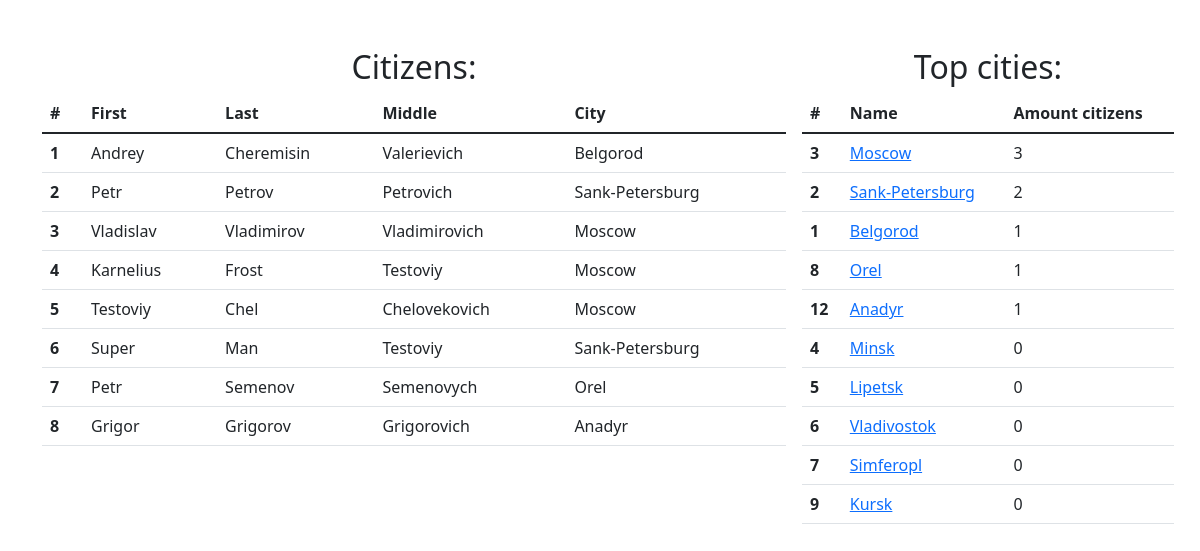
The page / on the database its author committed.
### city/models.py (models this page shows, shortened)
class Citizen(models.Model):
    firstname = models.CharField(max_length=200)
    lastname = models.CharField(max_length=200)
    middlename = models.CharField(max_length=200)
    city = models.ForeignKey('city.City', on_delete=models.CASCADE, related_name='citizens')

class City(models.Model):
    name = models.CharField(max_length=200)
    def __str__(self):
        return self.name

### city/views.py (the view)
# urls.py: path('', views.main, name='main'),
def main(request):
    citizens = Citizen.objects.all()
    top_cities = City.objects.annotate(citizen_count=Count('citizens')).order_by('-citizen_count')[:10]
    return render(request, 'main.html', {'citizens': citizens, "top_cities": top_cities})

### city/templates/main.html
{% extends 'base.html' %}
{% block content %}
<div class="d-flex d-ai-center">
    <div class="bd-content col-sm-8">
        <h2 class='text-center'>Citizens:</h2>
        <table class="table">
            <thead>
            <tr>
                <th scope="col">#</th>
                <th scope="col">First</th>
                <th scope="col">Last</th>
                <th scope="col">Middle</th>
                <th scope="col">City</th>
            </tr>
            </thead>
            <tbody>
            {% for citizen in citizens %}
            <tr>
                <th scope="row">{{citizen.id}}</th>
                <td>{{citizen.firstname}}</td>
                <td>{{citizen.lastname}}</td>
                <td>{{citizen.middlename}}</td>
                <td>{{citizen.city}}</td>
            </tr>
            {% endfor %}
            </tbody>
        </table>
    </div>
    <div class="bd-content col-sm-4 mx-3">
        <h2 class='text-center'>Top cities:</h2>
        <table class="table">
            <thead>
            <tr>
                <th scope="col">#</th>
                <th scope="col">Name</th>
                <th scope="col">Amount citizens</th>
            </tr>
            </thead>
            <tbody>
            {% for city in top_cities %}
            <tr>
                <th scope="row">{{city.id}}</th>
                <td><a href="{% url 'city_detail' pk=city.pk %}">{{city.name}}</a></td>
                <td>{{city.citizens.count}}</td>
            </tr>
            {% endfor %}
            </tbody>
        </table>
    </div>
</div>
{% endblock %}

### city/templates/base.html (shortened to what this page needs)
<html>
<head>
    <link href="https://cdn.jsdelivr.net/npm/bootstrap@5.1.3/dist/css/bootstrap.min.css" rel="stylesheet"
>
      <link rel="stylesheet" href="//cdn.datatables.net/1.10.16/css/dataTables.bootstrap4.min.css">
</head>
<body>
<div class="container my-5">
    {% block content %}
    {% endblock %}
</div>
</body>
</html>

### rows shown on the page
Citizen: id "1", firstname "Andrey", lastname "Cheremisin", middlename "Valerievich", city "Belgorod"
Citizen: id "2", firstname "Petr", lastname "Petrov", middlename "Petrovich", city "Sank-Petersburg"
Citizen: id "3", firstname "Vladislav", lastname "Vladimirov", middlename "Vladimirovich", city "Moscow"
Citizen: id "4", firstname "Karnelius", lastname "Frost", middlename "Testoviy", city "Moscow"
Citizen: id "5", firstname "Testoviy", lastname "Chel", middlename "Chelovekovich", city "Moscow"
Citizen: id "6", firstname "Super", lastname "Man", middlename "Testoviy", city "Sank-Petersburg"
Citizen: id "7", firstname "Petr", lastname "Semenov", middlename "Semenovych", city "Orel"
Citizen: id "8", firstname "Grigor", lastname "Grigorov", middlename "Grigorovich", city "Anadyr"
City: id "3", name "Moscow", citizens.count "3"
City: id "2", name "Sank-Petersburg", citizens.count "2"
City: id "1", name "Belgorod", citizens.count "1"
City: id "8", name "Orel", citizens.count "1"
City: id "12", name "Anadyr", citizens.count "1"
City: id "4", name "Minsk", citizens.count "0"
City: id "5", name "Lipetsk", citizens.count "0"
City: id "6", name "Vladivostok", citizens.count "0"
City: id "7", name "Simferopl", citizens.count "0"
City: id "9", name "Kursk", citizens.count "0"
